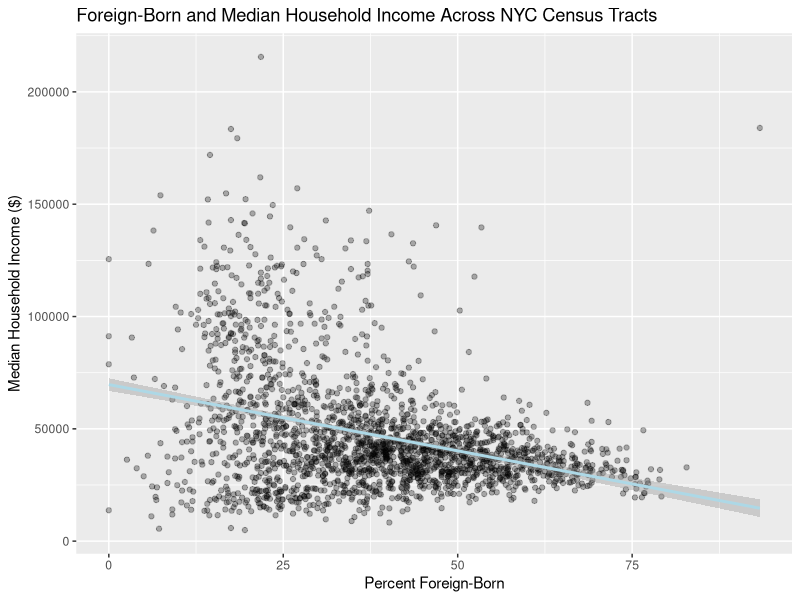
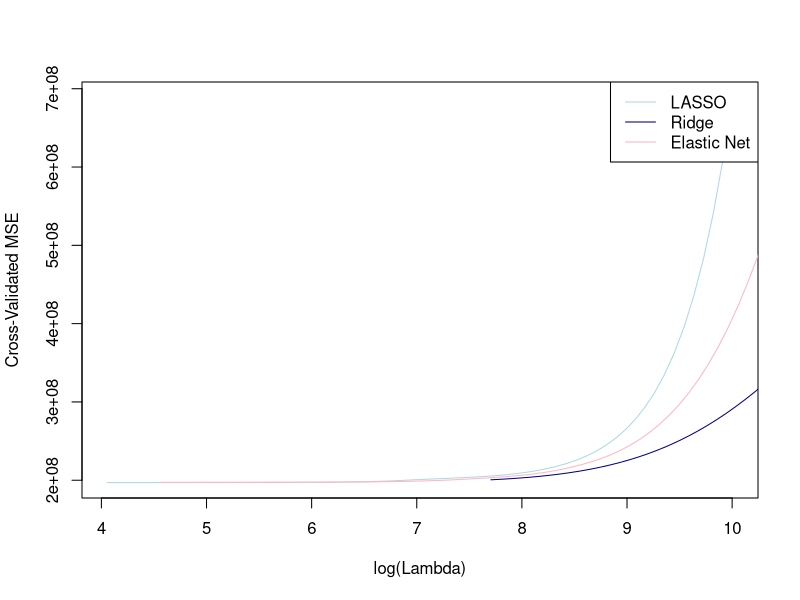

These figures' R source, in order:
## ---- chunk 1
#| echo: false # hide unncessary outputs
#| warning: false
#| message: false
## ---- chunk 2
library(knitr)
library(tidyverse)
library(glmnet)
data <- read.csv("data/GOV 51 Master Dataset.csv")
## ---- chunk 3
head(data) # see if csv loaded properly
## ---- chunk 4
tract_data <- data |> # ACS csv orientation is weird, so I have to reorient columns and rows
  rename(variable = 1) |>
  pivot_longer(
    cols = -variable,
    names_to = "tract",
    values_to = "value"
  ) |>
  mutate(
    variable = str_squish(variable),
    value = parse_number(as.character(value))
  ) |>
  pivot_wider(
    names_from = variable,
    values_from = value
  )
## ---- chunk 5
head(tract_data)
## ---- chunk 6
tract_data <- data |> # clean tract names 
  rename(variable = 1) |>
  pivot_longer(
    cols = -variable,
    names_to = "tract",
    values_to = "value"
  ) |>
  mutate(
    variable = str_squish(variable),
    value = parse_number(as.character(value)),
    tract = str_replace_all(tract, "\\.", " "),
    tract = str_remove(tract, " Total Estimate$")
  ) |>
  pivot_wider(
    names_from = variable,
    values_from = value
  ) |>
  select(where(~ !all(is.na(.))))
## ---- chunk 7
head(tract_data) # check to see that it worked 
nrow(tract_data)
colnames(tract_data)
## ---- chunk 8
data_summary <- tract_data |>
  mutate(
    `College educated (%)` = `Bachelor's degree` + `Graduate or professional degree`
  ) |>
  select(
    `Median income (dollars)`,
    `Foreign-born`,
    `College educated (%)`,
    `Male`,
    `Total population`
  ) |>
  summarise(
    across(
      everything(),
      list(
        Mean = ~mean(.x, na.rm = TRUE),
        SD = ~sd(.x, na.rm = TRUE),
        Min = ~min(.x, na.rm = TRUE),
        Max = ~max(.x, na.rm = TRUE)
      ),
      .names = "{.col}__{.fn}"
    )
  ) |>
  pivot_longer(
    everything(),
    names_to = c("Variable", ".value"),
    names_pattern = "(.+)__(.+)"
  )

data_summary |>
  kable(
    digits = 1,
    caption = "Summary Statistics for NYC Census Tracts"
  )
## ---- chunk 9
ggplot(
  tract_data |> filter(!is.na(`Foreign-born`), !is.na(`Median income (dollars)`)),
  aes(x = `Foreign-born`, y = `Median income (dollars)`)
) +
  geom_point(alpha = 0.3) +
  geom_smooth(method = "lm", color = "lightblue") +
  labs(
    title = "Foreign-Born and Median Household Income Across NYC Census Tracts",
    x = "Percent Foreign-Born",
    y = "Median Household Income ($)"
  )
## ---- chunk 10
ols <- lm(
  `Median income (dollars)` ~
    `Foreign-born` +
    `Bachelor's degree` +
    `Graduate or professional degree` +
    `Male` +
    `Median age (years)` +
    `Black or African American` + # White and Hispanic omitted avoid multicollinearity among racial composition percentages
    `Asian`,
  data = tract_data
)

summary(ols)
## ---- chunk 11
model_data <- tract_data |>
  mutate(
    college_educated =
      `Bachelor's degree` + `Graduate or professional degree`
  ) |>
  filter(
    !is.na(`Median income (dollars)`),
    !is.na(`Foreign-born`),
    !is.na(college_educated),
    !is.na(Male),
    !is.na(`Median age (years)`),
    !is.na(`Black or African American`),
    !is.na(Asian)
  )
## ---- chunk 12
set.seed(51)

train_index <- sample(
  1:nrow(model_data),
  0.8 * nrow(model_data)
)

train <- model_data[train_index, ]
test <- model_data[-train_index, ]
## ---- chunk 13
X_train <- model.matrix(
  `Median income (dollars)` ~
    `Foreign-born` +
    college_educated +
    Male +
    `Median age (years)` +
    `Black or African American` +
    Asian,
  data = train
)[, -1]

y_train <- train$`Median income (dollars)`

X_test <- model.matrix(
  `Median income (dollars)` ~
    `Foreign-born` +
    college_educated +
    Male +
    `Median age (years)` +
    `Black or African American` +
    Asian,
  data = test
)[, -1]

y_test <- test$`Median income (dollars)`
## ---- chunk 14
lasso <- cv.glmnet(
  X_train,
  y_train,
  alpha = 1
)

lasso_predicted <- predict(
  lasso,
  newx = X_test,
  s = "lambda.min"
)

rmse_lasso <- sqrt(
  mean((lasso_predicted - y_test)^2)
)
## ---- chunk 15
ridge <- cv.glmnet(
  X_train,
  y_train,
  alpha = 0
)

ridge_predicted <- predict(
  ridge,
  newx = X_test,
  s = "lambda.min"
)

rmse_ridge <- sqrt(
  mean((ridge_predicted - y_test)^2)
)
## ---- chunk 16
elastic <- cv.glmnet(
  X_train,
  y_train,
  alpha = 0.5
)

elastic_predicted <- predict(
  elastic,
  newx = X_test,
  s = "lambda.min"
)

rmse_elastic <- sqrt(
  mean((elastic_predicted - y_test)^2)
)
## ---- chunk 17
ols_predicted <- predict(
  ols,
  newdata = test
)

rmse_ols <- sqrt(
  mean((ols_predicted - y_test)^2)
)
## ---- chunk 18
comparison_table <- tibble(
  Model = c(
    "OLS (no regularization)",
    "LASSO (alpha = 1)",
    "Ridge (alpha = 0)",
    "Elastic Net (alpha = 0.5)"
  ),
  `Test RMSE` = c(
    rmse_ols,
    rmse_lasso,
    rmse_ridge,
    rmse_elastic
  )
)

comparison_table |>
  kable(
    digits = 1,
    caption = "Out-of-sample Prediction Performance: OLS vs Penalized Approaches"
  )
## ---- chunk 19
plot(log(lasso$lambda), lasso$cvm, type = "l",
     xlab = "log(Lambda)",
     ylab = "Cross-Validated MSE",
     col = "lightblue")

lines(log(ridge$lambda), ridge$cvm, col = "darkblue")
lines(log(elastic$lambda), elastic$cvm, col = "lightpink")

legend("topright",
       legend = c("LASSO", "Ridge", "Elastic Net"),
       col = c("lightblue", "darkblue", "lightpink"),
       lty = 1)
